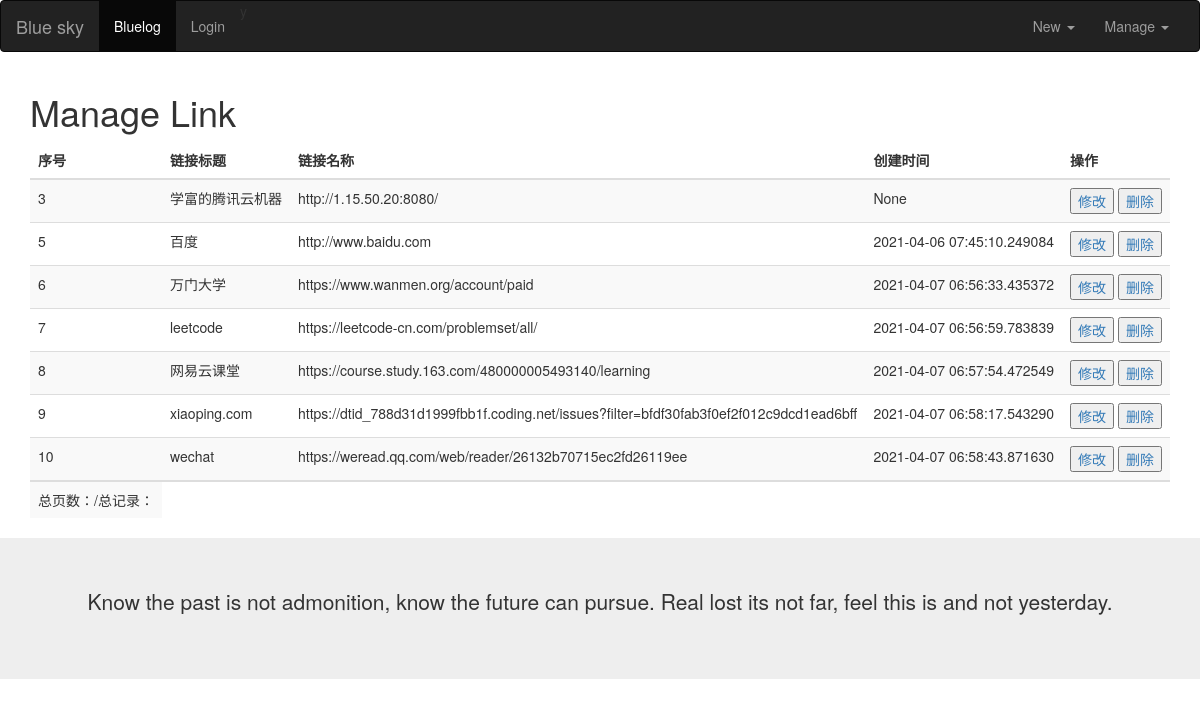
Page /admin/managelink on the committed database.
### models.py (models this page shows)
class Link(db.Model):
    link_id = db.Column(db.Integer, primary_key=True)
    link_name = db.Column(db.String(30))
    link_url = db.Column(db.String(255))
    link_timestamp = db.Column(db.DateTime, default=datetime.utcnow, index=True)

### views/blogs/admin.py (the view)
@admin_app.route('/managelink', methods=['get', 'post'])
def manageLink():
    links = Link.query.all()
    return render_template('admin/manage_link.html', links=links)

### templates/admin/manage_link.html (shortened to what this page needs)
{% extends 'blog_base.html' %}
{% block content %}
<h1>Manage Link</h1>
<div class="row">
    <div class="col-sm-12">
        <table class="table table-striped">
          <thead>
            <tr>
                <th>序号</th>
                <th>链接标题</th>
                <th>链接名称</th>
                <th>创建时间</th>
                <th>操作</th>
            </tr>
          </thead>
          <tbody>
            {% for link in links %}
            <tr>
                <td>{{ link.link_id}}</td>
                <td>{{ link.link_name}}</td>
                <td>{{ link.link_url}}</td>
                <td>{{ link.link_timestamp }}</td>
                <td>
                    <a href="{{ url_for("admin_app.editLink", link_id=link.link_id) }}"><button type="button">修改</button></a>
                    <a href="{{ url_for("admin_app.deleteLink", link_id=link.link_id) }}"><button type="button">删除</button></a>
                </td>
            </tr>
            {% endfor %}
          </tbody>
            <tr>
                <td>总页数：{{ pages }}/总记录：{{ total }}</td>
            </tr>
        </table>
    </div>
</div>
{% endblock %}

### rows in the picture
Link: link_id "3", link_name "学富的腾讯云机器", link_url "http://1.15.50.20:8080/", link_timestamp "None"
Link: link_id "5", link_name "百度", link_url "http://www.baidu.com", link_timestamp "2021-04-06 07:45:10.249084"
Link: link_id "6", link_name "万门大学", link_url "https://www.wanmen.org/account/paid", link_timestamp "2021-04-07 06:56:33.435372"
Link: link_id "7", link_name "leetcode", link_url "https://leetcode-cn.com/problemset/all/", link_timestamp "2021-04-07 06:56:59.783839"
Link: link_id "8", link_name "网易云课堂", link_url "https://course.study.163.com/480000005493140/learning", link_timestamp "2021-04-07 06:57:54.472549"
Link: link_id "9", link_name "xiaoping.com", link_url "https://dtid_788d31d1999fbb1f.coding.net/issues?filter=bfdf30fab3f0ef2f012c9dcd1ead6bff", link_timestamp "2021-04-07 06:58:17.543290"
Link: link_id "10", link_name "wechat", link_url "https://weread.qq.com/web/reader/26132b70715ec2fd26119ee", link_timestamp "2021-04-07 06:58:43.871630"
